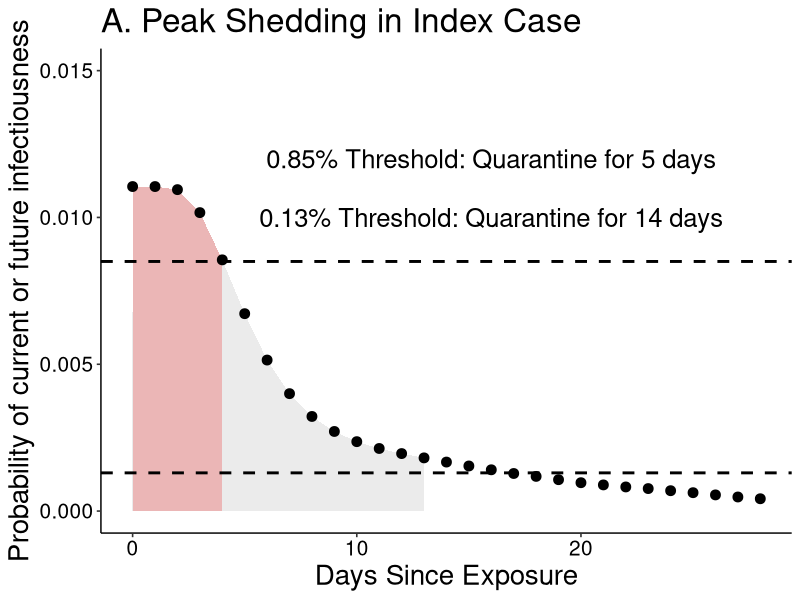
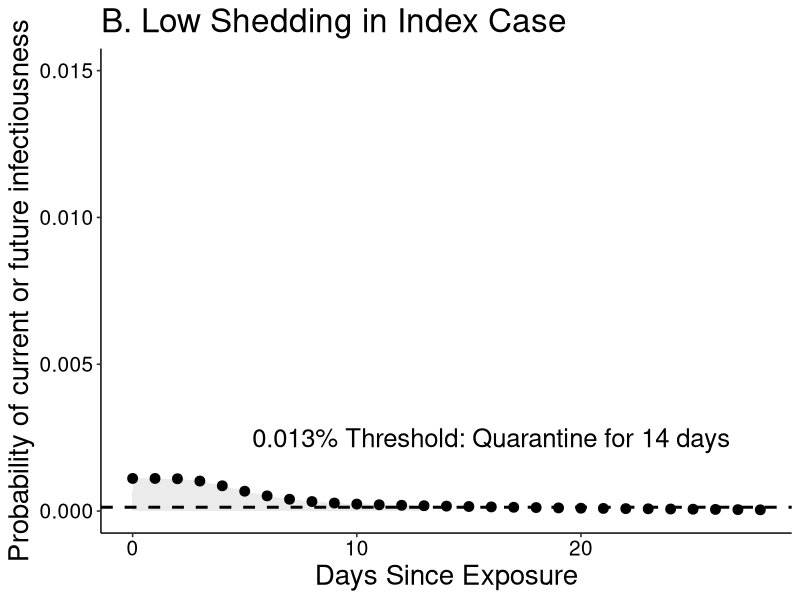
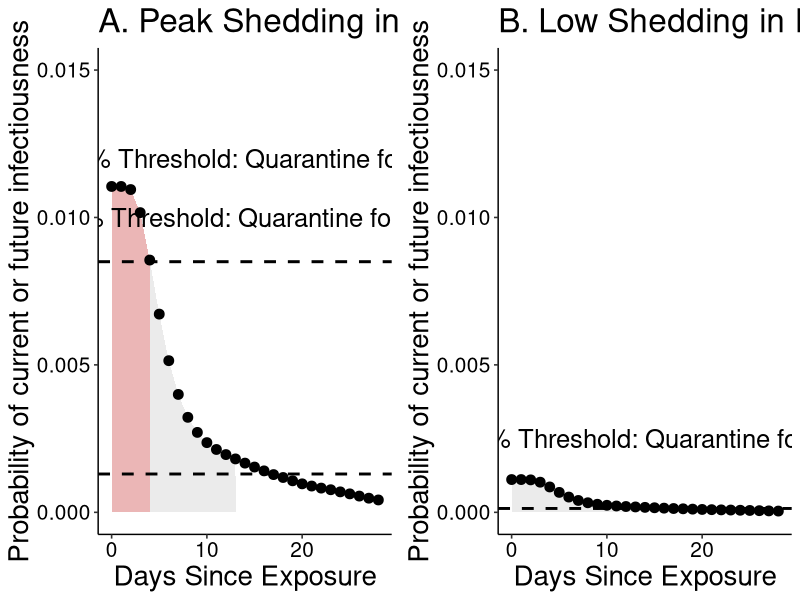
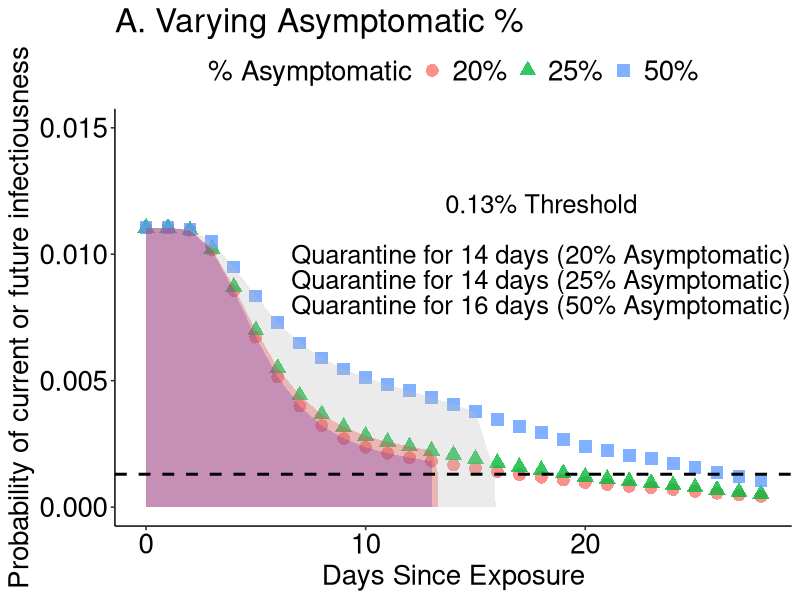
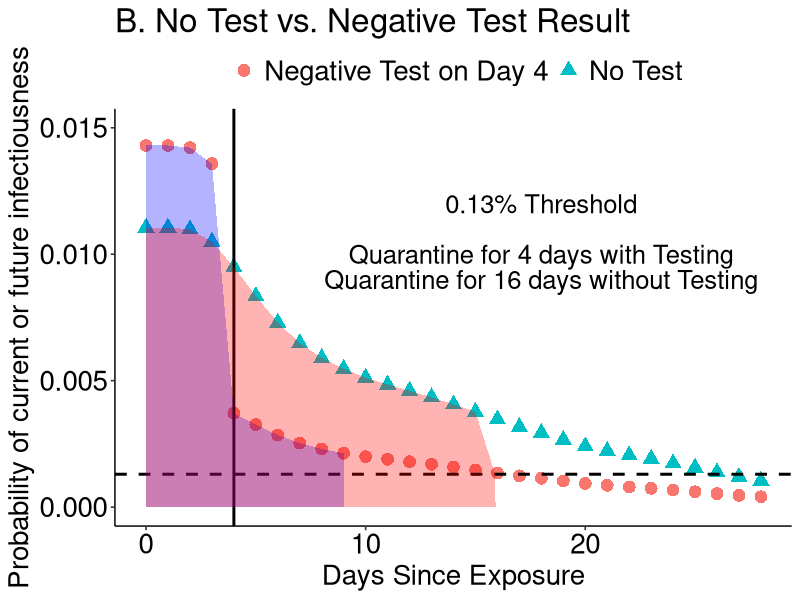
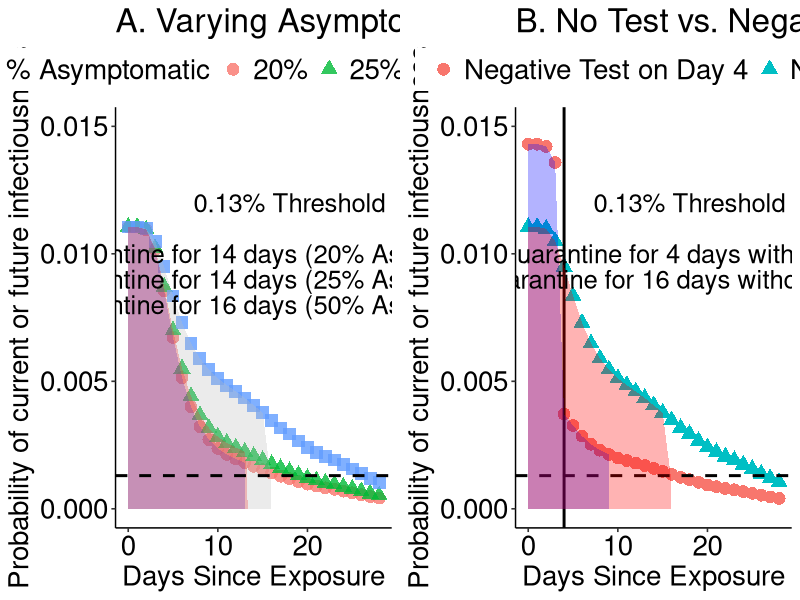

Reproduce these figures in R, in order.
#peak shedding in index case

#read in data from logic tables where 1st column
#is the discount on risk of getting sick under ideal testing to find
#asymptomatics as soon as they start shedding and column 2 is the
#probability that asymptomatics have finished shedding (from exposure, shedding
#starts 3 days pre what would be symptom onset)

risk.discount<-read.csv('risk_discount_data.csv')

figure2<-read.csv('figure2_data.csv')


#initial risk

lambda<-3.10E-6

weighted.sum<-35.85

#highest risk individual 15 min close contact
high<-1-exp(-lambda*(weighted.sum*1e2)) #high shedder: 1 x 10^2

#lowest risk individual, 15 min close contact
low<-1-exp(-lambda*(weighted.sum*1e1)) #low shedder: 1 x 10^1

risk.start<-c(high,low)

#fraction expected to be asymptomatic
fraction.asymptomatic<-c(0.2,0.25,0.50)

for (j in 1:length(risk.start)){
  
  for (i in 1:length(fraction.asymptomatic)){
    
    combined.discount<-1-(1-fraction.asymptomatic[i])*(1-risk.discount$discount)-fraction.asymptomatic[i]*risk.discount$asymp
    
    risks<-risk.start[j]*combined.discount
    days<-1:length(risks)
    
    if (i==1 & j==1){
      frame<-data.frame(risks=risks,days=days,risk.start=risk.start[j],fraction.asymptomatic=fraction.asymptomatic[i])
    }else{
      frametemp<-data.frame(risks=risks,days=days,risk.start=risk.start[j],fraction.asymptomatic=fraction.asymptomatic[i])
      frame<-rbind(frame,frametemp)
    }
  }
}

frame$days<-frame$days-1

require(ggplot2)
require(ggpubr)

subframe<-frame[frame$fraction.asymptomatic==0.2,]


#------------------------------------- figure 1 ------------------------------------------------------------

subframe1<-subframe[subframe$risk.start==high & subframe$days<=4,]
#tempframe<-data.frame(risks=0.001,days=6.85,risk.start=high,fraction.asymptomatic=0.15,quarantine1=FALSE,quarantine2=FALSE)
#subframe1<-rbind(subframe1,tempframe)
subframe3<-subframe[subframe$risk.start==high & subframe$days<=13,]
A<-ggplot(subframe[subframe$risk.start==high,],aes(x=days,y=risks))+
  geom_area(data=subframe1,aes(x = ifelse(days<=4 , days, 0)),fill="red",alpha=0.3)+
  geom_area(data=subframe3,aes(x = ifelse(days<=13 , days, 0)),fill="grey",alpha=0.3)+
  geom_point(size=3)+
  geom_hline(yintercept=8.5e-03,linetype="dashed",size=1)+
  geom_hline(yintercept=1.3e-03,linetype="dashed",size=1)+
  scale_colour_discrete(name="Scenario",labels=c("Peak Shedding in Index Case","Low Shedding in Index Case"))+
  scale_x_continuous(name="Days Since Exposure")+
  scale_y_continuous(name="Probability of current or future infectiousness",limits = c(0, 0.015))+
  annotate("text",x=16,y=0.012,label="0.85% Threshold: Quarantine for 5 days",size=6.5)+
  annotate("text",x=16,y=0.010,label="0.13% Threshold: Quarantine for 14 days",size=6.5)+
  theme_pubr()+theme(axis.title.x = element_text(size=20),axis.title.y = element_text(size=20),title = element_text(size=20),
                     axis.text=element_text(size=15))+
  ggtitle("A. Peak Shedding in Index Case")
A

subframe5<-subframe[subframe$risk.start==low & subframe$days<=13,]
B<-ggplot(subframe[subframe$risk.start==low,],aes(x=days,y=risks))+
  geom_area(data=subframe5,aes(x = ifelse(days<=13 , days, 0)),fill="grey",alpha=0.3)+
  geom_point(size=3)+
  geom_hline(yintercept=1.3e-04,linetype="dashed",size=1)+
  scale_colour_discrete(name="Scenario",labels=c("Peak Shedding in Index Case","Low Shedding in Index Case"))+
  scale_x_continuous(name="Days Since Exposure")+
  scale_y_continuous(name="Probability of current or future infectiousness",limits = c(0, 0.015))+
  annotate("text",x=16,y=0.0025,label="0.013% Threshold: Quarantine for 14 days",size=6.5)+
  theme_pubr()+theme(axis.title.x = element_text(size=20),axis.title.y = element_text(size=20),title=element_text(size=20),
                     axis.text=element_text(size=15))+
  ggtitle("B. Low Shedding in Index Case")
B
windows()
ggarrange(A,B)



#------------------------------------ figure 2 -------------------------------------------------------------

subframe6<-frame[frame$risk.start==high & frame$days<=13 & frame$fraction.asymptomatic==0.25,]
subframe6temp<-data.frame(risks=1.3e-3,days=13.3,risk.start=high,fraction.asymptomatic=0.25)
subframe6<-rbind(subframe6,subframe6temp)

subframe7<-frame[frame$risk.start==high & frame$days<=15 & frame$fraction.asymptomatic==0.5,]
subframe7temp<-data.frame(risks=1.3e-3,days=15.9,risk.start=high,fraction.asymptomatic=0.5)
subframe7<-rbind(subframe7,subframe7temp)


A.2<-ggplot(frame[frame$risk.start==high,],aes(x=days,y=risks))+
  geom_point(aes(shape=as.character(fraction.asymptomatic),colour=as.character(fraction.asymptomatic)),size=4,alpha=0.8)+
  geom_area(data=subframe3,aes(x = ifelse(days<=13 , days, 0)),fill="blue",alpha=0.3)+
  geom_area(data=subframe6,aes(x = ifelse(days<=13.3 , days, 0)),fill="red",alpha=0.3)+
  geom_area(data=subframe7,aes(x = ifelse(days<=15.9 , days, 0)),fill="grey",alpha=0.3)+
  scale_shape_discrete(name="% Asymptomatic",labels=c("20%", "25%", "50%"))+
  scale_colour_discrete(name="% Asymptomatic",labels=c("20%", "25%", "50%"))+
  scale_x_continuous(name="Days Since Exposure")+
  scale_y_continuous(name="Probability of current or future infectiousness",limits = c(0, 0.015))+
  geom_hline(yintercept=1.3e-03,linetype="dashed",size=1)+
  annotate("text",x=18,y=0.012,label="0.13% Threshold",size=6.5)+
  annotate("text",x=18,y=0.010,label="Quarantine for 14 days (20% Asymptomatic)",size=6.5)+
  annotate("text",x=18,y=0.009,label="Quarantine for 14 days (25% Asymptomatic)",size=6.5)+
  annotate("text",x=18,y=0.008,label="Quarantine for 16 days (50% Asymptomatic)",size=6.5)+
  theme_pubr()+theme(axis.title.x = element_text(size=20),axis.title.y = element_text(size=20),
                     legend.text = element_text(size=20), legend.title=element_text(size=20),
                     axis.text=element_text(size=20),title=element_text(size=20))+
  ggtitle("A. Varying Asymptomatic %")

windows()
A.2

#negative test scenario
days<-c(frame$days[frame$risk.start==high & frame$fraction.asymptomatic==0.5],figure2$Days)
risks<-c(frame$risks[frame$risk.start==high & frame$fraction.asymptomatic==0.5],figure2$Risktest)
type<-c(rep("No test",length(frame$days[frame$risk.start==high & frame$fraction.asymptomatic==0.5])),
        rep("Negative Test Result",length(figure2$Days)))
frame2<-data.frame(days=days,risks=risks,type=type)


subframe8<-frame2[frame2$type=="Negative Test Result" & frame2$days<=9,]

B.2<-ggplot(data=frame2)+geom_point(aes(x=days,y=risks,group=type,colour=type,shape=type),size=4)+
    geom_hline(yintercept=1.3e-03,linetype="dashed",size=1)+
    geom_vline(xintercept=4,linetype="solid",size=1)+
    geom_area(data=subframe8,aes(x = ifelse(days<=9 , days, 0),y=risks),fill="blue",alpha=0.3)+
    geom_area(data=subframe7,aes(x = ifelse(days<=15.9 , days, 0),y=risks),fill="red",alpha=0.3)+
    theme_pubr()+theme(axis.title.x = element_text(size=20),axis.title.y = element_text(size=20),
                   legend.text = element_text(size=20), legend.title=element_text(size=20),
                   axis.text=element_text(size=20),title=element_text(size=20))+
    annotate("text",x=18,y=0.012,label="0.13% Threshold",size=6.5)+
    annotate("text",x=18,y=0.010,label="Quarantine for 4 days with Testing",size=6.5)+
    annotate("text",x=18,y=0.009,label="Quarantine for 16 days without Testing",size=6.5)+
    scale_colour_discrete(name="",labels=c("Negative Test on Day 4","No Test"))+
    scale_shape_discrete(name="",labels=c("Negative Test on Day 4","No Test"))+
    scale_x_continuous(name="Days Since Exposure")+
    scale_y_continuous(name="Probability of current or future infectiousness",limits = c(0, 0.015))+
    ggtitle("B. No Test vs. Negative Test Result")


windows()
B.2

windows()
ggarrange(A.2,B.2)
